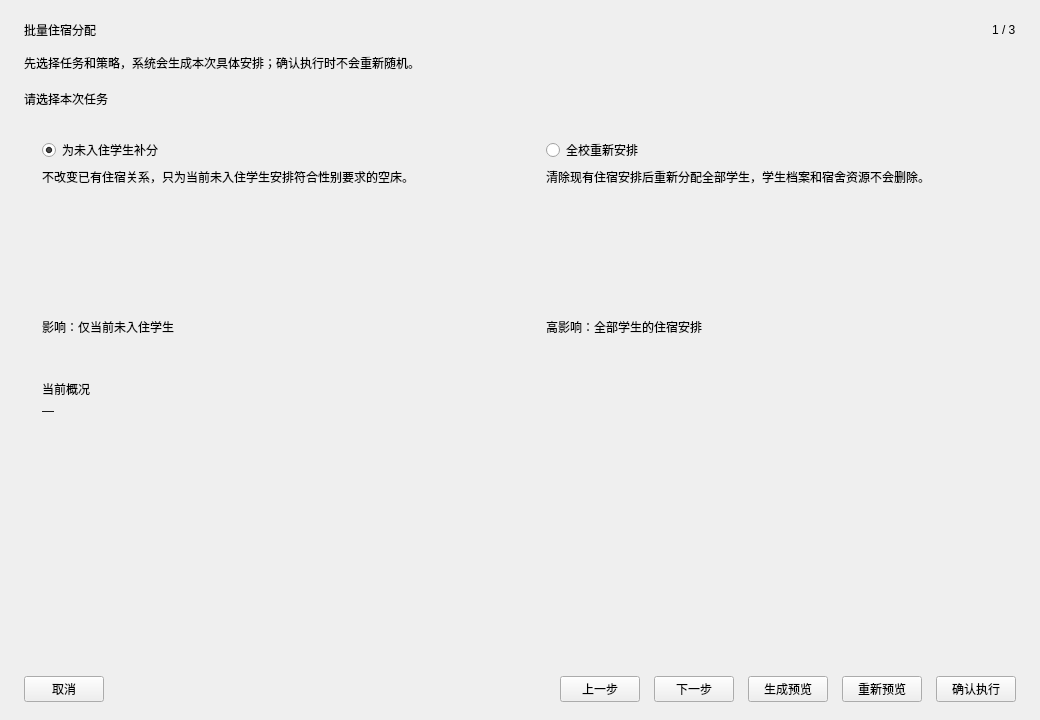
<?xml version="1.0" encoding="UTF-8"?>
<ui version="4.0">
 <class>BatchAssignmentDialog</class>
 <widget class="QDialog" name="BatchAssignmentDialog">
  <property name="geometry"><rect><x>0</x><y>0</y><width>1040</width><height>720</height></rect></property>
  <property name="minimumSize"><size><width>820</width><height>600</height></size></property>
  <property name="windowTitle"><string>批量住宿分配</string></property>
  <property name="modal"><bool>true</bool></property>
  <layout class="QVBoxLayout" name="dialogLayout">
   <property name="spacing"><number>14</number></property>
   <property name="leftMargin"><number>24</number></property>
   <property name="topMargin"><number>20</number></property>
   <property name="rightMargin"><number>24</number></property>
   <property name="bottomMargin"><number>18</number></property>
   <item>
    <layout class="QHBoxLayout" name="headingLayout">
     <item><widget class="QLabel" name="headingLabel"><property name="text"><string>批量住宿分配</string></property><property name="pageHeading" stdset="0"><bool>true</bool></property></widget></item>
     <item><spacer name="headingSpacer"><property name="orientation"><enum>Qt::Orientation::Horizontal</enum></property><property name="sizeHint" stdset="0"><size><width>20</width><height>20</height></size></property></spacer></item>
     <item><widget class="QLabel" name="stepLabel"><property name="text"><string>1 / 3</string></property><property name="detailSubheading" stdset="0"><bool>true</bool></property></widget></item>
    </layout>
   </item>
   <item><widget class="QLabel" name="descriptionLabel"><property name="text"><string>先选择任务和策略，系统会生成本次具体安排；确认执行时不会重新随机。</string></property><property name="wordWrap"><bool>true</bool></property><property name="pageDescription" stdset="0"><bool>true</bool></property></widget></item>
   <item>
    <widget class="QStackedWidget" name="pageStack">
     <property name="currentIndex"><number>0</number></property>
     <widget class="QWidget" name="taskPage">
      <layout class="QVBoxLayout" name="taskPageLayout">
       <property name="leftMargin"><number>0</number></property><property name="topMargin"><number>4</number></property><property name="rightMargin"><number>0</number></property><property name="bottomMargin"><number>0</number></property>
       <property name="spacing"><number>14</number></property>
       <item><widget class="QLabel" name="taskPromptLabel"><property name="text"><string>请选择本次任务</string></property><property name="detailHeading" stdset="0"><bool>true</bool></property></widget></item>
       <item>
        <layout class="QHBoxLayout" name="taskCardLayout">
         <property name="spacing"><number>16</number></property>
         <item>
          <widget class="QFrame" name="assignmentCard">
           <property name="advancedCard" stdset="0"><bool>true</bool></property>
           <layout class="QVBoxLayout" name="assignmentCardLayout">
            <property name="leftMargin"><number>18</number></property><property name="topMargin"><number>16</number></property><property name="rightMargin"><number>18</number></property><property name="bottomMargin"><number>16</number></property>
            <item><widget class="QRadioButton" name="assignmentRadio"><property name="text"><string>为未入住学生补分</string></property><property name="checked"><bool>true</bool></property></widget></item>
            <item><widget class="QLabel" name="assignmentDescriptionLabel"><property name="text"><string>不改变已有住宿关系，只为当前未入住学生安排符合性别要求的空床。</string></property><property name="wordWrap"><bool>true</bool></property><property name="pageDescription" stdset="0"><bool>true</bool></property></widget></item>
            <item><spacer name="assignmentCardSpacer"><property name="orientation"><enum>Qt::Orientation::Vertical</enum></property><property name="sizeHint" stdset="0"><size><width>20</width><height>18</height></size></property></spacer></item>
            <item><widget class="QLabel" name="assignmentRiskLabel"><property name="text"><string>影响：仅当前未入住学生</string></property><property name="detailSubheading" stdset="0"><bool>true</bool></property></widget></item>
           </layout>
          </widget>
         </item>
         <item>
          <widget class="QFrame" name="reassignmentCard">
           <property name="advancedCard" stdset="0"><bool>true</bool></property>
           <layout class="QVBoxLayout" name="reassignmentCardLayout">
            <property name="leftMargin"><number>18</number></property><property name="topMargin"><number>16</number></property><property name="rightMargin"><number>18</number></property><property name="bottomMargin"><number>16</number></property>
            <item><widget class="QRadioButton" name="reassignmentRadio"><property name="text"><string>全校重新安排</string></property></widget></item>
            <item><widget class="QLabel" name="reassignmentDescriptionLabel"><property name="text"><string>清除现有住宿安排后重新分配全部学生，学生档案和宿舍资源不会删除。</string></property><property name="wordWrap"><bool>true</bool></property><property name="pageDescription" stdset="0"><bool>true</bool></property></widget></item>
            <item><spacer name="reassignmentCardSpacer"><property name="orientation"><enum>Qt::Orientation::Vertical</enum></property><property name="sizeHint" stdset="0"><size><width>20</width><height>18</height></size></property></spacer></item>
            <item><widget class="QLabel" name="reassignmentRiskLabel"><property name="text"><string>高影响：全部学生的住宿安排</string></property><property name="warningHint" stdset="0"><bool>true</bool></property></widget></item>
           </layout>
          </widget>
         </item>
        </layout>
       </item>
       <item>
        <widget class="QFrame" name="currentSummaryFrame">
         <property name="detailPanel" stdset="0"><bool>true</bool></property>
         <layout class="QVBoxLayout" name="currentSummaryLayout">
          <property name="leftMargin"><number>18</number></property><property name="topMargin"><number>14</number></property><property name="rightMargin"><number>18</number></property><property name="bottomMargin"><number>14</number></property>
          <item><widget class="QLabel" name="currentSummaryTitle"><property name="text"><string>当前概况</string></property><property name="detailSubheading" stdset="0"><bool>true</bool></property></widget></item>
          <item><widget class="QLabel" name="currentSummaryLabel"><property name="text"><string>—</string></property><property name="wordWrap"><bool>true</bool></property></widget></item>
         </layout>
        </widget>
       </item>
       <item><spacer name="taskPageSpacer"><property name="orientation"><enum>Qt::Orientation::Vertical</enum></property><property name="sizeHint" stdset="0"><size><width>20</width><height>40</height></size></property></spacer></item>
      </layout>
     </widget>
     <widget class="QWidget" name="strategyPage">
      <layout class="QVBoxLayout" name="strategyPageLayout">
       <property name="leftMargin"><number>0</number></property><property name="topMargin"><number>4</number></property><property name="rightMargin"><number>0</number></property><property name="bottomMargin"><number>0</number></property>
       <property name="spacing"><number>12</number></property>
       <item><widget class="QLabel" name="strategyHeadingLabel"><property name="text"><string>选择分配策略</string></property><property name="detailHeading" stdset="0"><bool>true</bool></property></widget></item>
       <item>
        <widget class="QFrame" name="strategyFrame">
         <property name="detailPanel" stdset="0"><bool>true</bool></property>
         <layout class="QVBoxLayout" name="strategyLayout">
          <property name="leftMargin"><number>20</number></property><property name="topMargin"><number>16</number></property><property name="rightMargin"><number>20</number></property><property name="bottomMargin"><number>16</number></property>
          <property name="spacing"><number>8</number></property>
          <item><widget class="QRadioButton" name="fillRadio"><property name="text"><string>优先填满已有宿舍</string></property><property name="checked"><bool>true</bool></property></widget></item>
          <item><widget class="QLabel" name="fillDescriptionLabel"><property name="text"><string>优先使用已有住客且尚有空床的宿舍，减少零散占用。</string></property><property name="wordWrap"><bool>true</bool></property><property name="pageDescription" stdset="0"><bool>true</bool></property></widget></item>
          <item><widget class="QRadioButton" name="randomRadio"><property name="text"><string>随机安排</string></property></widget></item>
          <item><widget class="QLabel" name="randomDescriptionLabel"><property name="text"><string>在全部符合性别与容量要求的可用床位中随机安排。</string></property><property name="wordWrap"><bool>true</bool></property><property name="pageDescription" stdset="0"><bool>true</bool></property></widget></item>
          <item><widget class="QRadioButton" name="preserveBuildingRadio"><property name="text"><string>尽量保持原宿舍楼</string></property></widget></item>
          <item><widget class="QLabel" name="preserveBuildingDescriptionLabel"><property name="text"><string>原已入住学生优先回到原宿舍楼，原楼无法接纳时再跨楼安排。</string></property><property name="wordWrap"><bool>true</bool></property><property name="pageDescription" stdset="0"><bool>true</bool></property></widget></item>
         </layout>
        </widget>
       </item>
       <item>
        <widget class="QGroupBox" name="seedGroup">
         <property name="title"><string>随机种子</string></property>
         <layout class="QVBoxLayout" name="seedGroupLayout">
          <property name="leftMargin"><number>16</number></property><property name="topMargin"><number>18</number></property><property name="rightMargin"><number>16</number></property><property name="bottomMargin"><number>14</number></property>
          <item>
           <layout class="QHBoxLayout" name="seedLayout">
            <item><widget class="QLineEdit" name="seedLineEdit"><property name="placeholderText"><string>请输入0～4294967295</string></property><property name="clearButtonEnabled"><bool>true</bool></property></widget></item>
            <item><widget class="QPushButton" name="regenerateSeedButton"><property name="text"><string>重新生成</string></property></widget></item>
           </layout>
          </item>
          <item><widget class="QLabel" name="seedHintLabel"><property name="text"><string>相同数据、策略和随机种子会生成相同预览；确定性策略仍会保存该种子用于记录。</string></property><property name="wordWrap"><bool>true</bool></property><property name="pageDescription" stdset="0"><bool>true</bool></property></widget></item>
          <item><widget class="QLabel" name="seedErrorLabel"><property name="text"><string>请输入有效的32位无符号整数。</string></property><property name="visible"><bool>false</bool></property><property name="fieldError" stdset="0"><bool>true</bool></property></widget></item>
         </layout>
        </widget>
       </item>
       <item><spacer name="strategyPageSpacer"><property name="orientation"><enum>Qt::Orientation::Vertical</enum></property><property name="sizeHint" stdset="0"><size><width>20</width><height>20</height></size></property></spacer></item>
      </layout>
     </widget>
     <widget class="QWidget" name="previewPage">
      <layout class="QVBoxLayout" name="previewPageLayout">
       <property name="leftMargin"><number>0</number></property><property name="topMargin"><number>4</number></property><property name="rightMargin"><number>0</number></property><property name="bottomMargin"><number>0</number></property>
       <property name="spacing"><number>10</number></property>
       <item>
        <layout class="QHBoxLayout" name="previewHeadingLayout">
         <item><widget class="QLabel" name="previewStatusLabel"><property name="text"><string>预检结果</string></property><property name="detailHeading" stdset="0"><bool>true</bool></property></widget></item>
         <item><spacer name="previewHeadingSpacer"><property name="orientation"><enum>Qt::Orientation::Horizontal</enum></property><property name="sizeHint" stdset="0"><size><width>20</width><height>20</height></size></property></spacer></item>
         <item><widget class="QPushButton" name="copyIssuesButton"><property name="text"><string>复制异常信息</string></property><property name="visible"><bool>false</bool></property></widget></item>
        </layout>
       </item>
       <item><widget class="QLabel" name="previewSummaryLabel"><property name="text"><string>—</string></property><property name="wordWrap"><bool>true</bool></property></widget></item>
       <item>
        <widget class="QTabWidget" name="previewTabs">
         <widget class="QWidget" name="changesTab">
          <attribute name="title"><string>安排明细</string></attribute>
          <layout class="QVBoxLayout" name="changesTabLayout">
           <property name="leftMargin"><number>8</number></property><property name="topMargin"><number>8</number></property><property name="rightMargin"><number>8</number></property><property name="bottomMargin"><number>8</number></property>
           <item>
            <widget class="QTableWidget" name="changesTable">
             <property name="alternatingRowColors"><bool>true</bool></property><property name="editTriggers"><set>QAbstractItemView::EditTrigger::NoEditTriggers</set></property><property name="selectionBehavior"><enum>QAbstractItemView::SelectionBehavior::SelectRows</enum></property><property name="selectionMode"><enum>QAbstractItemView::SelectionMode::SingleSelection</enum></property><property name="sortingEnabled"><bool>false</bool></property><property name="wordWrap"><bool>false</bool></property>
             <column><property name="text"><string>学号</string></property></column><column><property name="text"><string>姓名</string></property></column><column><property name="text"><string>原位置</string></property></column><column><property name="text"><string>新位置</string></property></column><column><property name="text"><string>结果</string></property></column>
            </widget>
           </item>
          </layout>
         </widget>
         <widget class="QWidget" name="unassignedTab">
          <attribute name="title"><string>无法安排</string></attribute>
          <layout class="QVBoxLayout" name="unassignedTabLayout">
           <property name="leftMargin"><number>8</number></property><property name="topMargin"><number>8</number></property><property name="rightMargin"><number>8</number></property><property name="bottomMargin"><number>8</number></property>
           <item>
            <widget class="QTableWidget" name="unassignedTable">
             <property name="alternatingRowColors"><bool>true</bool></property><property name="editTriggers"><set>QAbstractItemView::EditTrigger::NoEditTriggers</set></property><property name="selectionBehavior"><enum>QAbstractItemView::SelectionBehavior::SelectRows</enum></property><property name="selectionMode"><enum>QAbstractItemView::SelectionMode::SingleSelection</enum></property><property name="wordWrap"><bool>false</bool></property>
             <column><property name="text"><string>学号</string></property></column><column><property name="text"><string>姓名</string></property></column><column><property name="text"><string>说明</string></property></column>
            </widget>
           </item>
          </layout>
         </widget>
         <widget class="QWidget" name="issuesTab">
          <attribute name="title"><string>住宿异常</string></attribute>
          <layout class="QVBoxLayout" name="issuesTabLayout">
           <property name="leftMargin"><number>8</number></property><property name="topMargin"><number>8</number></property><property name="rightMargin"><number>8</number></property><property name="bottomMargin"><number>8</number></property>
           <item>
            <widget class="QTableWidget" name="issuesTable">
             <property name="alternatingRowColors"><bool>true</bool></property><property name="editTriggers"><set>QAbstractItemView::EditTrigger::NoEditTriggers</set></property><property name="selectionBehavior"><enum>QAbstractItemView::SelectionBehavior::SelectRows</enum></property><property name="selectionMode"><enum>QAbstractItemView::SelectionMode::SingleSelection</enum></property><property name="wordWrap"><bool>true</bool></property>
             <column><property name="text"><string>对象</string></property></column><column><property name="text"><string>异常说明</string></property></column>
            </widget>
           </item>
          </layout>
         </widget>
        </widget>
       </item>
       <item><widget class="QCheckBox" name="riskCheckBox"><property name="text"><string>我已核对本次重新安排对全部学生住宿位置的影响</string></property><property name="visible"><bool>false</bool></property></widget></item>
       <item><widget class="QLabel" name="previewHintLabel"><property name="text"><string>双击学生记录可打开只读详情；表格中的学号、姓名和位置均可选择复制。</string></property><property name="wordWrap"><bool>true</bool></property><property name="pageDescription" stdset="0"><bool>true</bool></property></widget></item>
      </layout>
     </widget>
    </widget>
   </item>
   <item>
    <layout class="QHBoxLayout" name="navigationLayout">
     <item><widget class="QPushButton" name="cancelButton"><property name="text"><string>取消</string></property></widget></item>
     <item><spacer name="navigationSpacer"><property name="orientation"><enum>Qt::Orientation::Horizontal</enum></property><property name="sizeHint" stdset="0"><size><width>40</width><height>20</height></size></property></spacer></item>
     <item><widget class="QPushButton" name="backButton"><property name="text"><string>上一步</string></property><property name="visible"><bool>false</bool></property></widget></item>
     <item><widget class="QPushButton" name="nextButton"><property name="text"><string>下一步</string></property><property name="primaryButton" stdset="0"><bool>true</bool></property></widget></item>
     <item><widget class="QPushButton" name="previewButton"><property name="text"><string>生成预览</string></property><property name="visible"><bool>false</bool></property><property name="primaryButton" stdset="0"><bool>true</bool></property></widget></item>
     <item><widget class="QPushButton" name="regeneratePreviewButton"><property name="text"><string>重新预览</string></property><property name="visible"><bool>false</bool></property></widget></item>
     <item><widget class="QPushButton" name="applyButton"><property name="text"><string>确认执行</string></property><property name="visible"><bool>false</bool></property><property name="primaryButton" stdset="0"><bool>true</bool></property></widget></item>
    </layout>
   </item>
  </layout>
 </widget>
 <resources/>
 <connections/>
</ui>
